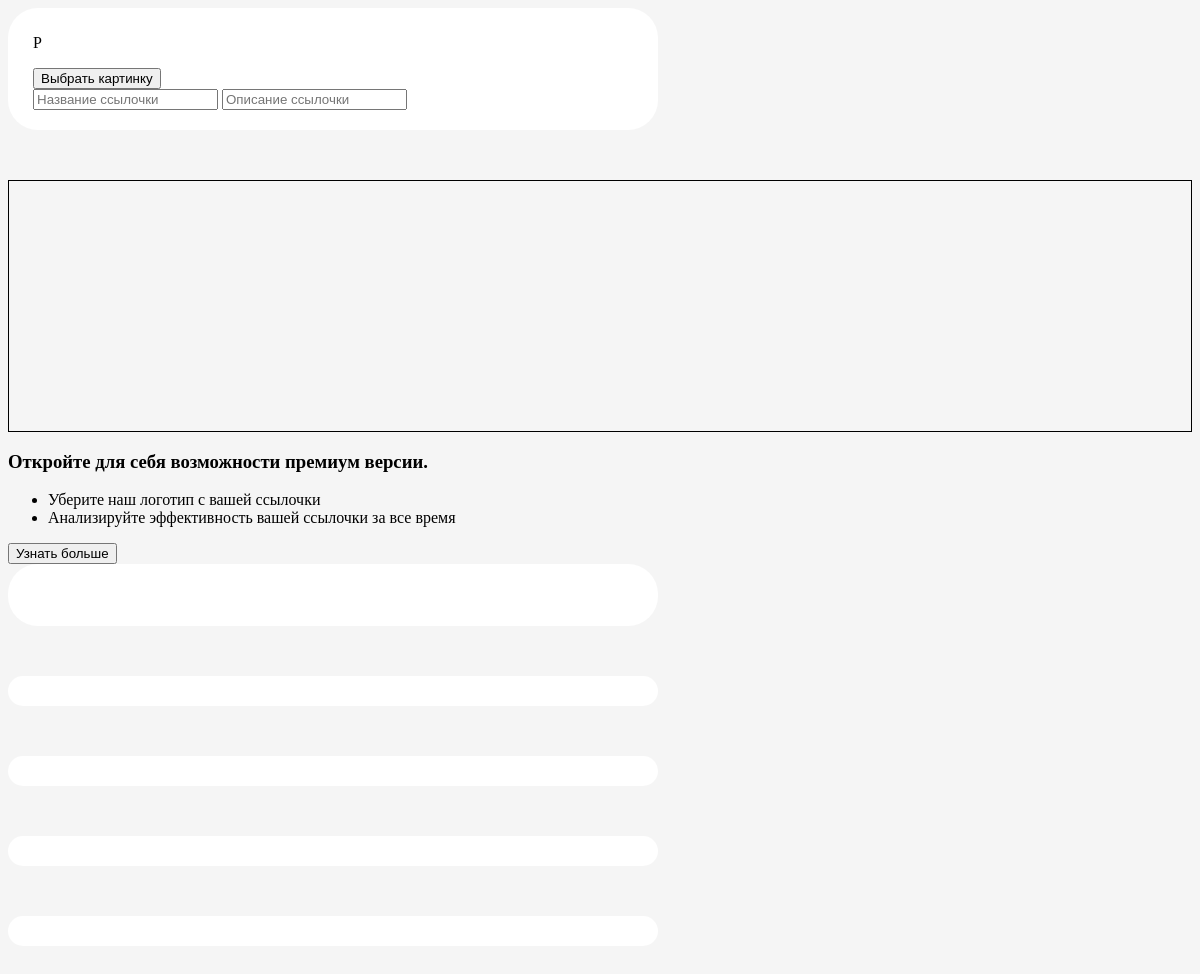
The app's page /design/ (signed in), older data.
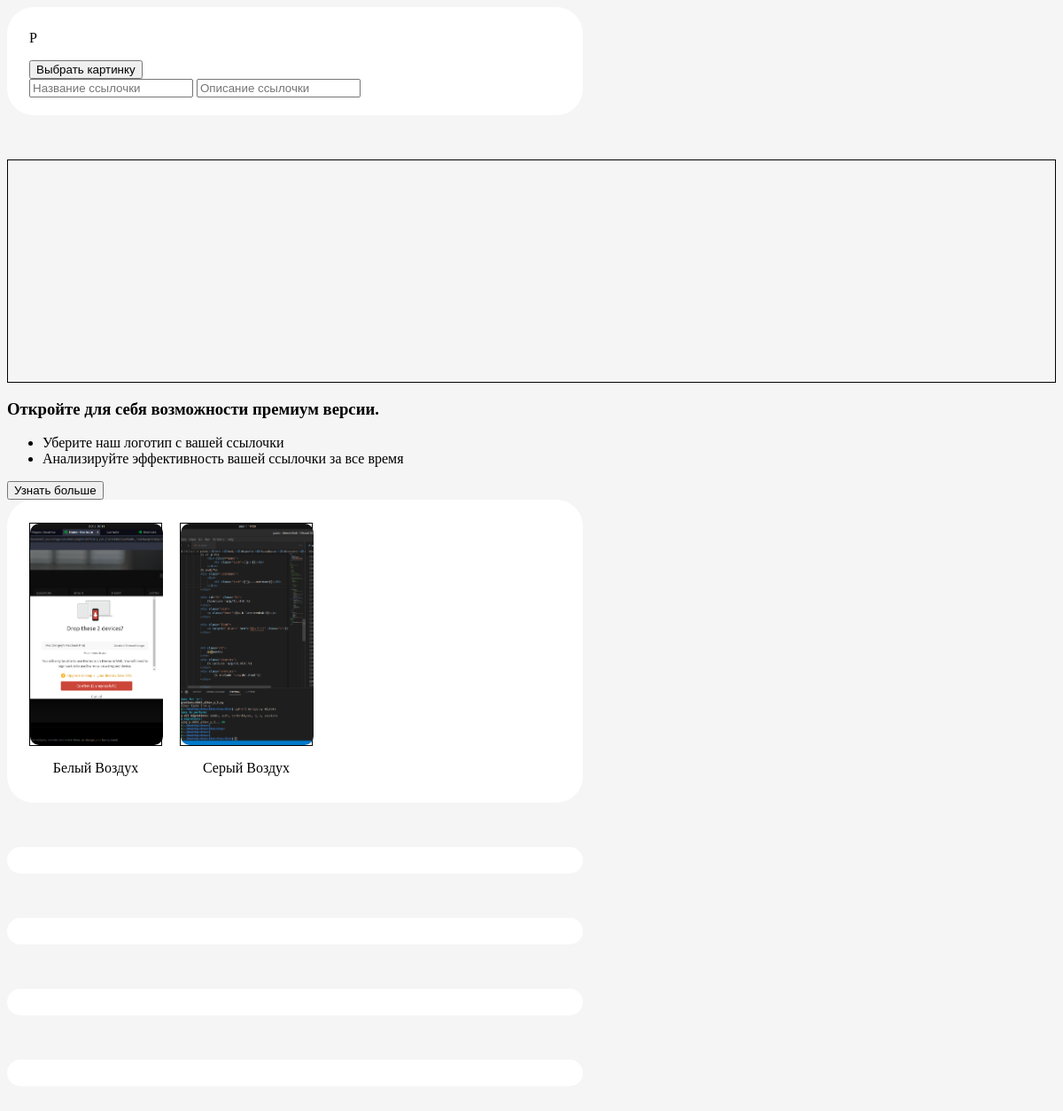
The same page, newer data.
### user/models.py (models this page shows, shortened)
class Profile(m.Model):
    uid=m.UUIDField(default=u4)
    user=m.OneToOneField(User,on_delete=m.CASCADE,related_name='profile')
    name=m.CharField(max_length=255,blank=True,null=True)
    email=m.CharField(max_length=254)
    avatar=m.ImageField(upload_to=ua)
    title=m.CharField(max_length=30,default='')
    bio=m.TextField(max_length=100,default='')
    category=m.ForeignKey('Category',on_delete=m.DO_NOTHING,null=True)
    subCategory=m.ForeignKey('Subcategory',on_delete=m.DO_NOTHING,null=True)
    plan=m.ForeignKey('Plan',on_delete=m.DO_NOTHING,null=True)
    mfa=m.BooleanField(_("Multi-factor Authentication"),default=False)
    ip=m.CharField(max_length=20,blank=True,null=True)
    country=m.CharField(max_length=10)
    city=m.CharField(max_length=20)
    block=m.ManyToManyField(Block,blank=True,related_name='profile_blocks')
    theme=m.ForeignKey(Theme,on_delete=m.DO_NOTHING,null=True)
    background=m.ForeignKey(Background,on_delete=m.DO_NOTHING,null=True)
    button=m.ForeignKey(Button,on_delete=m.DO_NOTHING,null=True)
    font=m.ForeignKey(Font,on_delete=m.DO_NOTHING,null=True)
    logoHidden=m.BooleanField(default=False)
    priorityLink=m.ForeignKey(Block,on_delete=m.DO_NOTHING,blank=True,null=True,related_name='profile_priority_block')
    redirectLink=m.ForeignKey(Block,on_delete=m.DO_NOTHING,blank=True,null=True,related_name='profile_redirect_block')
    statistics=m.OneToOneField(PageStatistics,on_delete=m.DO_NOTHING)
    activity=m.ManyToManyField(ProfileActivity,blank=True)
    activity=m.ManyToManyField(PageActivity,blank=True)
    createdAt=m.DateTimeField(auto_now_add=True)
    updatedAt=m.DateTimeField(auto_now=True)
    class Meta:
        ordering=['name']

### link/design.py (models this page shows, shortened)
class Theme(m.Model):
    uid=m.UUIDField(default=u4)
    title=m.CharField(max_length=20)
    premium=m.BooleanField(default=False)
    order=m.PositiveSmallIntegerField()
    preview=m.ImageField(upload_to=up)
    background=m.ForeignKey('Background',on_delete=m.DO_NOTHING,blank=True,null=True)
    backgroundColor=m.CharField(max_length=10,blank=True,null=True)
    backgroundGradient=m.TextField(max_length=100,blank=True,null=True)
    button=m.ForeignKey('Button',on_delete=m.DO_NOTHING)
    class Meta:
        ordering=['order']

### link/views.py (the view)
# urls.py: path('design/',design,name='design'),
def design(request):
    c={}
    profile=Profile.objects.get(user=request.user)
    c['profile']=profile
    c['avatar_form']=AvatarForm()
    c['themes']=Theme.objects.all()
    if request.POST.get("form_type") == 'avatar-form':
        form=AvatarForm(request.POST or None,request.FILES or None)
        if form.is_valid():
            profile.avatar=form.cleaned_data['avatar']
            profile.save()
        else:
            formats=[]
            print("У вашей картинки недопустимый формат :c \n Пожалуйста, загрузите картинку с одним из нижеперечисленных форматом =)")
    else:
        form=AvatarForm()
    return render(request,'app/design/design.html',c)

### link/forms.py
class AvatarForm(f.ModelForm):
    avatar=f.ImageField(widget=f.FileInput(attrs={'id':'avatar-form','class':'avatar-form'}))
    class Meta:
        model=Profile
        fields=('avatar',)

### templates/app/design/design.html (shortened to what this page needs)
{%load static%}
<!DOCTYPE html>
<html>
    <head>
        <link rel='stylesheet' href="{%static 'css/app/design.css'%}">
    </head>
    <body>
        <div class="main">
            <div class="design">
                <div class="wrapper">
                    <div class="avatar">
                        {%if profile.avatar%}
                        <img id='avatar' src="{{profile.avatar.url}}" alt="@{{profile.user.username}} аватар">
                        <div class="buttons">
                            <form method="POST" enctype='multipart/form-data' novalidate="" id="avatar-form-ajax">
                                {%csrf_token%}
                                <input type="hidden" name="form_type" value="avatar-form">
                                {{avatar_form.avatar}}
                                <button id="select-image">Выбрать картинку</button>
                                <button id="submit-image" type="submit" style="display: none;"></button>
                            </form>
                            <form method="POST" enctype='multipart/form-data' action="{%url 'link:delete-avatar'%}">
                                {%csrf_token%}
                                <button id="delete-avatar">Удалить аву</button>
                            </form>
                        </div>
                        {%else%}
                        <div class="circle">
                            {%if profile.title%}
                                <p>{{profile.title|capfirst}}</p>
                            {%else%}
                                <p>{{profile.user.username|capfirst}}</p>
                            {%endif%}
                        </div>
                        <div class="buttons">
                            <form method="POST" enctype='multipart/form-data'>
                                <button id="select-image">Выбрать картинку</button>
                            </form>
                        </div>
                        {%endif%}
                    </div>
                    <div class="details">
                        <input name="profile-title" id='profile-title' value="{{profile.title}}" placeholder="Название ссылочки">
                        <input name="profile-bio" id='profile-bio' value="{{profile.bio}}" placeholder="Описание ссылочки">
                    </div>
                </div>
                    <div class="premium">
                        <div class="image-wrapper">
                        </div>
                        <div class="text">
                            <h3>Откройте для себя возможности премиум версии.</h3>
                            <ul>
                                <li class="feature">Уберите наш логотип с вашей ссылочки</li>
                                <li class="feature">Анализируйте эффективность вашей ссылочки за все время</li>
                            </ul>
                        </div>
                        <button>Узнать больше</button>
                    </div>
                    <div class="wrapper">
                        <ul>
                            {%for theme in themes%}
                            <li>
                                <div class="block">
                                    <label>
                                        <div class="image-wrapper">
                                                <img src="{{theme.preview.url}}" id="{{theme.title}}" alt="{{theme.title}} предпросмотр" class="image">
                                        </div>
                                    </label>
                                    <p class="title">{{theme.title}}</p>
                                </div>
                                {%endfor%}
                            </li>
                        </ul>
                    </div>
                    <div class="wrapper">
                    </div>
                    <div class="wrapper">
                    </div>
                    <div class="wrapper">
                    </div>
                    <div class="wrapper">
                    </div>
            </div>
        </div>
    </body>
</html>

### static/css/app/design.css (style rules this page uses)
body { background-color: #F5F5F5; }
.wrapper { width:600px; height:100%; padding-top:10px; padding-left:25px; padding-right:25px; padding-bottom:20px; border-radius:30px; background-color: white; margin-bottom: 50px; }
.wrapper ul { display: flex; flex-wrap: wrap; padding-left: 0; }
.wrapper ul li { padding:0; padding-right:20px; list-style: none; flex: 0 0 25%; }
.block { width:150px; height:270px; display:block; padding-bottom:10px; margin:0px; cursor: pointer; text-align: center; }
.image-wrapper { height:250px; border:1px solid black; position: relative; }
.title { font-size:16px; margin-top:18px; margin-bottom:5px; }
.image { width:150px; height:250px; object-fit:cover; border-radius:10px; display:block; margin:auto; position: relative; }
label { display : block; width:150px; height:250px; }
label > input + div { cursor:pointer; border:2px solid transparent; height:250px; }

Row changes from the older to the newer data that the page shows:
added Theme: preview (picture), title "Белый Воздух"
added Theme: preview (picture), title "Серый Воздух"
